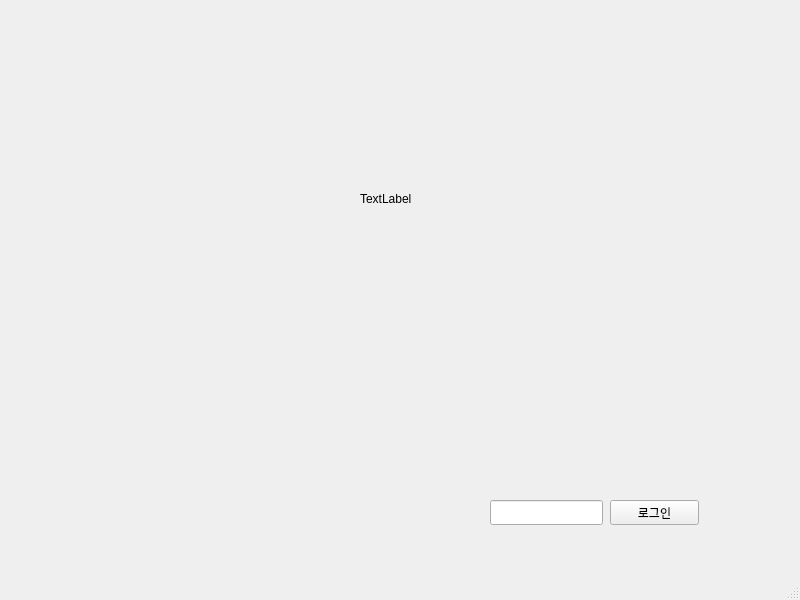
<?xml version="1.0" encoding="UTF-8"?>
<ui version="4.0">
 <class>MainWindow12</class>
 <widget class="QMainWindow" name="MainWindow12">
  <property name="geometry">
   <rect>
    <x>0</x>
    <y>0</y>
    <width>800</width>
    <height>600</height>
   </rect>
  </property>
  <property name="windowTitle">
   <string>MainWindow</string>
  </property>
  <widget class="QWidget" name="centralwidget">
   <widget class="QLineEdit" name="lineEdit">
    <property name="geometry">
     <rect>
      <x>490</x>
      <y>500</y>
      <width>113</width>
      <height>25</height>
     </rect>
    </property>
   </widget>
   <widget class="QPushButton" name="pushButton">
    <property name="geometry">
     <rect>
      <x>610</x>
      <y>500</y>
      <width>89</width>
      <height>25</height>
     </rect>
    </property>
    <property name="text">
     <string>로그인</string>
    </property>
   </widget>
   <widget class="QLabel" name="label">
    <property name="geometry">
     <rect>
      <x>360</x>
      <y>190</y>
      <width>67</width>
      <height>17</height>
     </rect>
    </property>
    <property name="text">
     <string>TextLabel</string>
    </property>
   </widget>
  </widget>
  <widget class="QMenuBar" name="menubar">
   <property name="geometry">
    <rect>
     <x>0</x>
     <y>0</y>
     <width>800</width>
     <height>23</height>
    </rect>
   </property>
  </widget>
  <widget class="QStatusBar" name="statusbar"/>
 </widget>
 <resources/>
 <connections/>
</ui>
